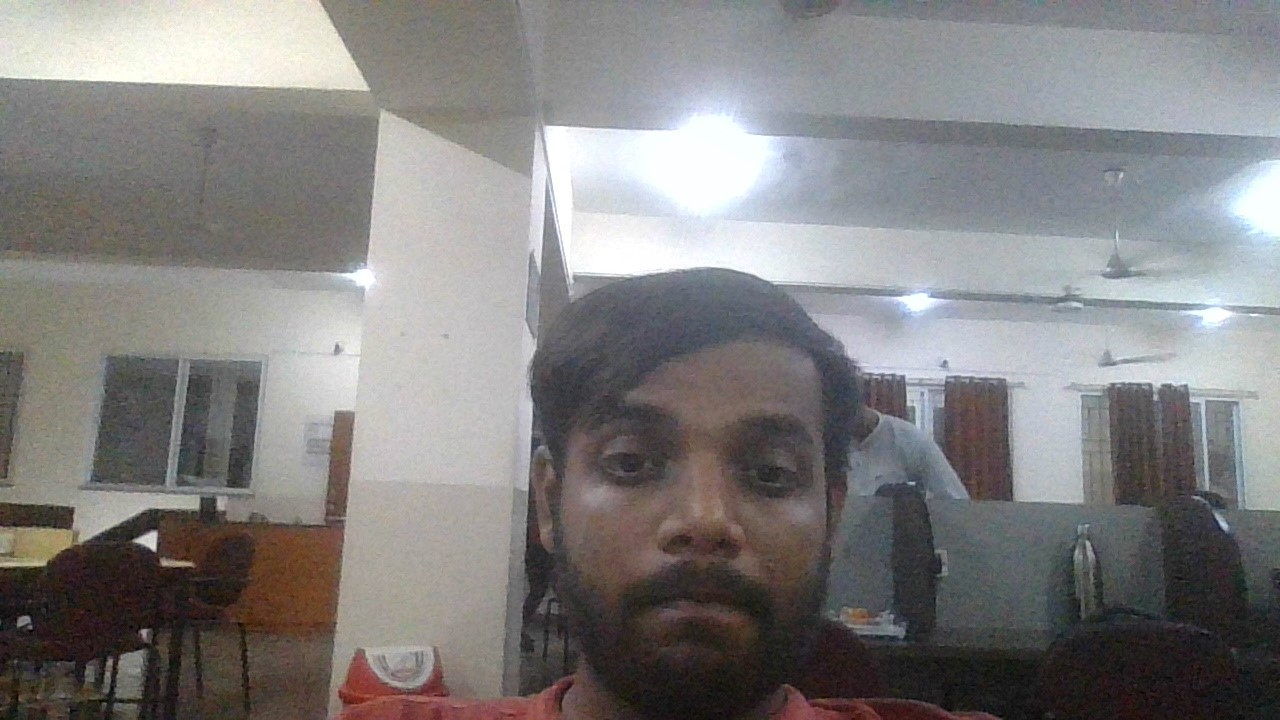
#> input picture input.jpg, 1280 x 720 px
$ python featurematching.py
#> lines starting #> are read from the running program, lines starting #| are printed output that depends on the picture

import cv2
import numpy as np


#Initilizing the ORB Feature Detector
MIN_MATCHES = 20
detector = cv2.ORB_create(nfeatures=10000)

#Preparing the FLANN Based matcher
index_params = dict(algorithm = 1, trees=3)
search_params = dict(checks=100)
#FLANN library hai based on approximate nearest neighbour algorithm
# do dictionaries use hoti hai FLANN mein - index_param aur search_param
# ye batayega konsa algorithm use kar rahe hai aur uske parameters

flann = cv2.FlannBasedMatcher(index_params,search_params)


#Function for Loading input image and Keypoints
def load_input():
	input_image = cv2.imread('input.jpg')
#> input_image is the input picture: shape (720, 1280, 3); mean B, G, R 127.7, 128, 129.7
	input_image = cv2.resize(input_image, (550,500),interpolation=cv2.INTER_AREA)
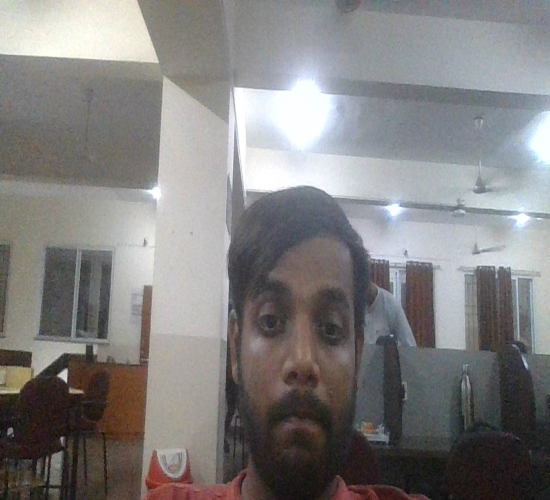
#> input_image: shape (500, 550, 3); mean B, G, R 127.7, 128, 129.7
	gray_image = cv2.cvtColor(input_image, cv2.COLOR_BGR2GRAY)
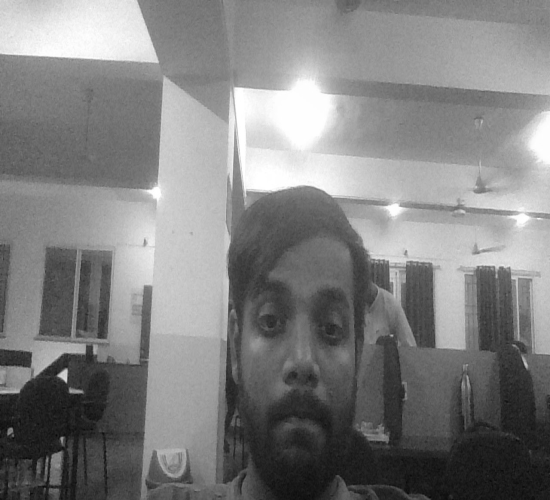
#> gray_image: shape (500, 550); min 7, max 255, mean 128.5
	# find the keypoints with ORB
	keypoints, descriptors = detector.detectAndCompute(gray_image, None)
#> keypoints = 1109 keypoints; strongest (x, y, size): (60, 375, 53.6), (64, 371, 64.3), (59, 374, 44.6), (64, 377, 64.3)

	return gray_image,keypoints, descriptors


#Function for Computing Matches between the train and query descriptors
def compute_matches(descriptors_input, descriptors_output):

	if(len(descriptors_output)!=0 and len(descriptors_input)!=0):
		matches = flann.knnMatch(np.asarray(descriptors_input,np.float32),np.asarray(descriptors_output,np.float32),k=2)
		good = []
		for m,n in matches:
			if m.distance < 0.68*n.distance:
				good.append([m])
		return good
	else:
		return None


#Main Working Logic
if __name__=='__main__':

	#Getting Information form the Input image
	input_image, input_keypoints, input_descriptors = load_input()
#> input_keypoints has the same summary as keypoints in load_input

	#Getting camera ready
#> (the run stopped early here; a loop or call above may not have finished)
